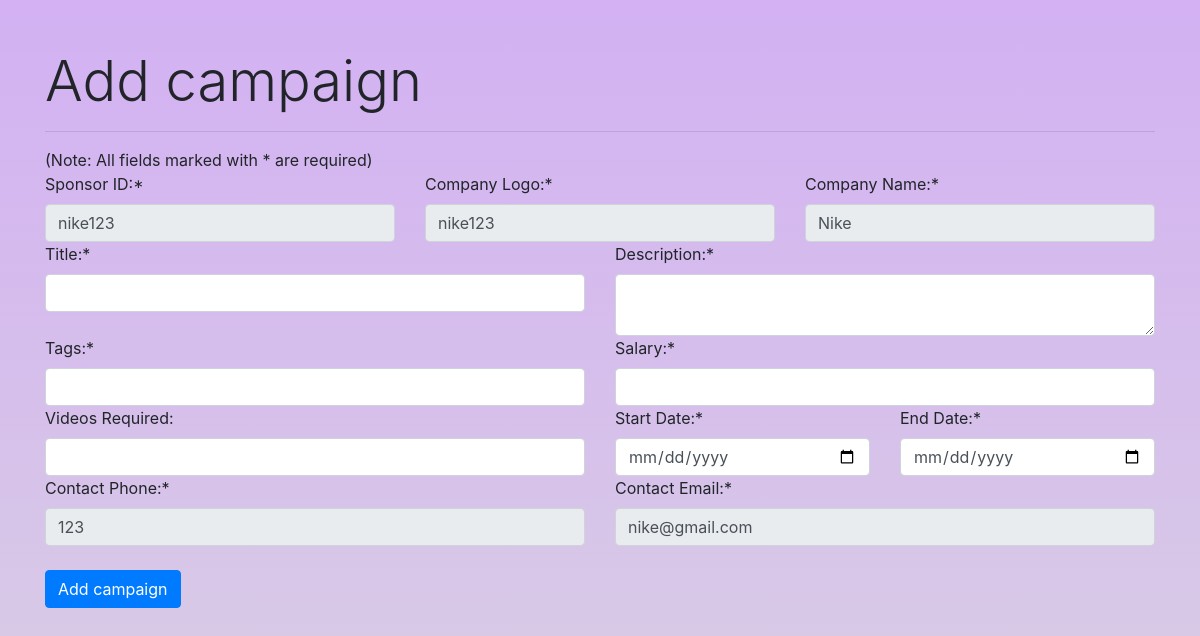
The page /sponsor/nike123/campaign/create on the database its author committed.
### confluence-flask/application/models.py (models this page shows)
class Sponsors(db.Model):
    __tablename__ = 'sponsors'
    id = db.Column(db.Integer, primary_key=True, autoincrement=True)
    name = db.Column(db.String(100), unique=True, nullable=False)
    email = db.Column(db.String(100), nullable=False)
    companycode = db.Column(db.String(100), nullable=False)
    address = db.Column(db.String, nullable=False)
    phone = db.Column(db.String(20), nullable=False)
    password = db.Column(db.String(100), nullable=False)
    industry = db.Column(db.String(100), nullable=False)
    website = db.Column(db.String(100), nullable=False)
    companyLogo = db.Column(db.String, nullable=True)
    campaigns = db.relationship('Campaigns', backref='sponsor', cascade="all, delete-orphan")

class Campaigns(db.Model):
    __tablename__ = 'campaigns'
    id = db.Column(db.Integer, primary_key=True, autoincrement=True)
    sponsor_id = db.Column(db.Integer, db.ForeignKey('sponsors.id'), nullable=False)
    companyLogo = db.Column(db.String, nullable=False)
    companyName = db.Column(db.String(100), nullable=False)
    Title = db.Column(db.String(100), nullable=False)
    Description = db.Column(db.String, nullable=False)
    tags = db.Column(db.String, nullable=False)
    Salary = db.Column(db.Float, nullable=False)
    videos_req = db.Column(db.Integer, nullable=True)
    StartDate = db.Column(db.Date, nullable=False)
    EndDate = db.Column(db.Date, nullable=False)
    contact_phone = db.Column(db.String(20), nullable=False)
    contact_email = db.Column(db.String(100), nullable=False)
    totalApplications = db.Column(db.Integer, nullable=False, default=0)
    applications = db.relationship('Applications', backref='campaign', cascade="all, delete-orphan")

### confluence-flask/application/controller.py (the view, shortened to what this page needs)
@main_bp.route('/sponsor/<companycode>/campaign/create', methods=['POST','GET'])
def create_campaign(companycode):
    sponsor = Sponsors.query.filter_by(companycode=companycode).first()
    campaign = Campaigns.query.filter_by(sponsor_id=companycode).first()
    print(sponsor.companycode)
    return render_template('campaign_add.html', sponsor=sponsor, campaign=campaign)

### confluence-flask/application/templates/campaign_add.html (shortened to what this page needs)
<!DOCTYPE html>
<html lang="en">
<head>
    <link href="https://stackpath.bootstrapcdn.com/bootstrap/4.5.2/css/bootstrap.min.css" rel="stylesheet">
    <link rel="stylesheet" href="{{ url_for('static',filename='light_basic.css') }}">
</head>
<body>
    <div class="container mt-5">
        <div class="jumbotron-fluid">
            <h1 class="display-4">Add campaign</h1>
        </div>
        <hr>
        (Note: All fields marked with * are required)
        <form action="/sponsor/{{sponsor.companycode}}/campaign/create" method="POST">
            <div class="row">
                <div class="col-md-4">
                    <label for="sponsor_id">Sponsor ID:*</label>
                    <input type="text" class="form-control" id="sponsor_id" name="sponsor_id" value="{{ sponsor.companycode }}" disabled>
                </div>
                <div class="col-md-4">
                    <label for="companyLogo">Company Logo:*</label>
                    <input type="text" class="form-control" id="companyLogo" name="companyLogo" value="{{ sponsor.companyLogo }}" disabled>
                </div>
                <div class="col-md-4">
                    <label for="companyName">Company Name:*</label>
                    <input type="text" class="form-control" id="companyName" name="companyName" value="{{ sponsor.name }}" disabled>
                </div>
            </div>
            <div class="row">
                <div class="col-md-6">
                    <label for="Title">Title:*</label>
                    <input type="text" class="form-control" id="Title" name="Title" required>
                </div>
                <div class="col-md-6">
                    <label for="Description">Description:*</label>
                    <textarea class="form-control" id="Description" name="Description" required></textarea>
                </div>
            </div>
            <div class="row">
                <div class="col-md-6">
                    <label for="tags">Tags:*</label>
                    <input type="text" class="form-control" id="tags" name="tags" required>
                </div>
                <div class="col-md-6">
                    <label for="Salary">Salary:*</label>
                    <input type="number" class="form-control" id="Salary" name="Salary" required>
                </div>
            </div>
            <div class="row">
                <div class="col-md-6">
                    <label for="videos_req">Videos Required:</label>
                    <input type="number" class="form-control" id="videos_req" name="videos_req" >
                </div>
                <div class="col-md-3">
                    <label for="StartDate">Start Date:*</label>
                    <input type="date" class="form-control" id="StartDate" name="StartDate" required>
                </div>
                <div class="col-md-3">
                    <label for="EndDate">End Date:*</label>
                    <input type="date" class="form-control" id="EndDate" name="EndDate" required>
                </div>
            </div>
            <div class="row">
                <div class="col-md-6">
                    <label for="contact_phone">Contact Phone:*</label>
                    <input type="text" class="form-control" id="contact_phone" name="contact_phone" value="{{ campaign.contact_phone or sponsor.phone }}" disabled>
                </div>
                <div class="col-md-6">
                    <label for="contact_email">Contact Email:*</label>
                    <input type="email" class="form-control" id="contact_email" name="contact_email" value="{{ campaign.contact_email or sponsor.email }}" disabled>
                </div>
            </div>
            <br>
            <div class="row">
                <div class="col-md-4">
                    <button type="submit" class="btn btn-primary">Add campaign</button>
                </div>
            </div>
        </form>
    </div>
</body>
</html>

### confluence-flask/application/static/light_basic.css (style rules this page uses)
html, body { height: 100%; margin: 0; background-image: linear-gradient(rgba(144, 59, 224, 0.4), rgb(163, 140, 185,0.4)); background-repeat: no-repeat; background-attachment: fixed; width: 100%; }
.form-control { text-align: left; }

### rows shown on the page
Sponsors: sponsor_id "nike123", companyLogo "nike123", companyName "Nike"
Campaigns: contact_phone "123", contact_email "nike@gmail.com"
